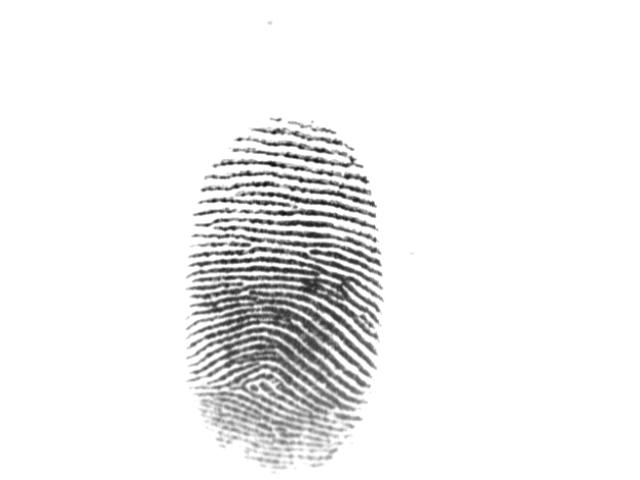
#> input picture DB1_B/101_3.tif, 640 x 480 px
$ python -i binarization_and_thining.py   (imports and definitions only)
#> lines starting #> are read from the running program, lines starting #| are printed output that depends on the picture; after the words box and inside, x2 and y2 are one past the last pixel; in counts of white or black regions, pixels touching at a corner belong together
#> further down, picture is the input picture: shape (480, 640); min 10, max 255, mean 240.5
# This module is used to thin the papillary lines to one pixel width.
# The skeletonize function from the skimage library is used for this.

import numpy as np
import cv2
from skimage.morphology import skeletonize


def thining(image):
    """
    This function thins the input image using the Zhang-Suen algorithm.

    Args:
        img: binary image to be thinned.

    Returns:
        Image after thining.
    """
    # Exception handling
    if not isinstance(image, np.ndarray) or len(image.shape) != 2:
        raise ValueError("Image must be a 2D numpy array.")

    # The application of skeletonize did not show satisfactory results in the case of,
    # that the papillary lines were black and the rest of the image was white.
    # The image is therefore first inverted
    image = cv2.bitwise_not(image)
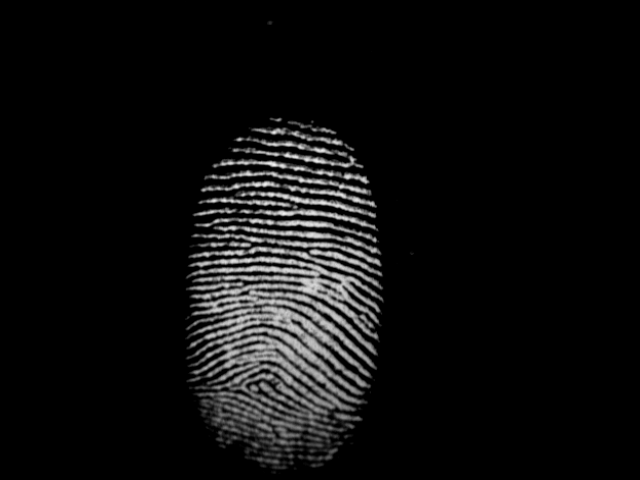
#> image: shape (480, 640); min 0, max 245, mean 14.5

    # The skeletonize function thins the papillary lines to one pixel width
    thinned_image = skeletonize(image)
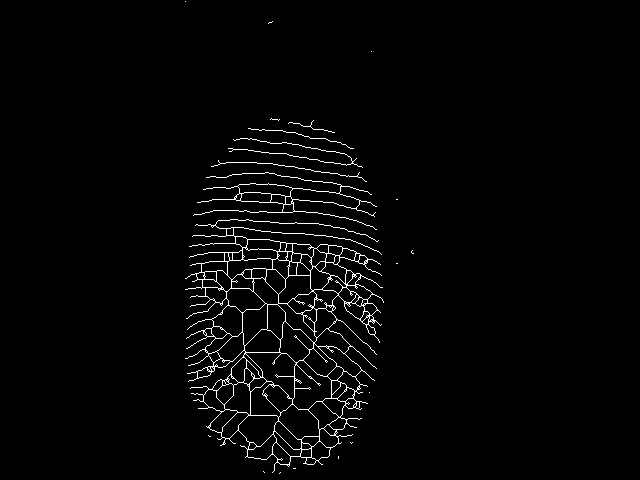
#> thinned_image: shape (480, 640) bool; 2.1% white in thin lines or dots, all inside (x1, y1, x2, y2) = (185, 1, 414, 474)

    # Convert to uint8 and convert back
    thinned_image = thinned_image.astype(np.uint8) * 255
    thinned_image = cv2.bitwise_not(thinned_image)

    return thinned_image

>>> import cv2
>>> picture = cv2.imread('../DB1_B/101_3.tif', cv2.IMREAD_GRAYSCALE)
>>> result = thining(picture)

$ run again, on DB1_B/101_6.tif
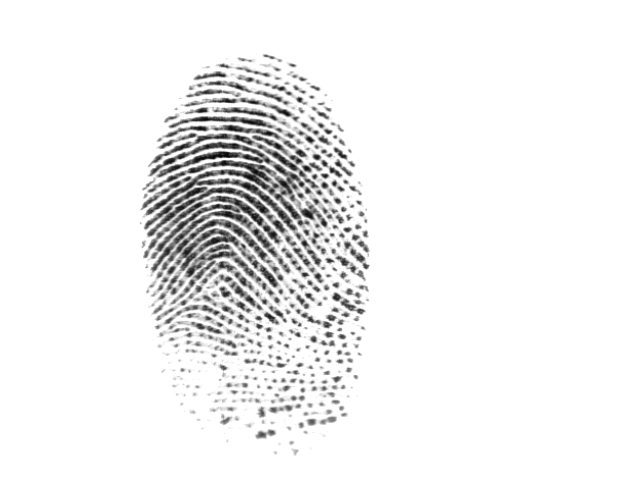
#> input picture DB1_B/101_6.tif, 640 x 480 px
#> picture is the input picture: shape (480, 640); min 1, max 255, mean 240.1
#> in thining, `image = cv2.bitwise_not(image)`:
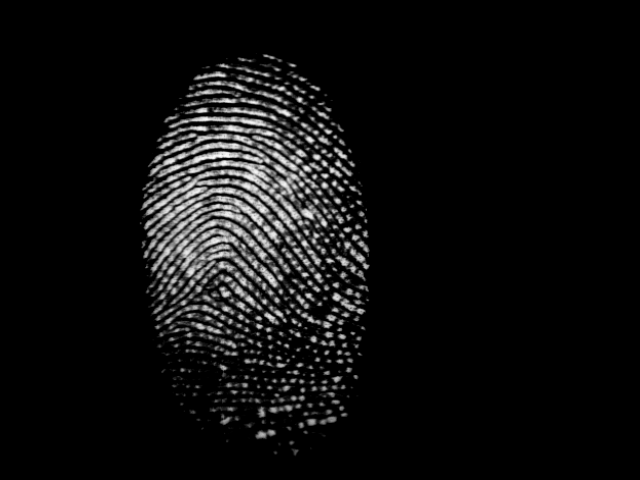
#> image: shape (480, 640); min 0, max 254, mean 14.9
#> in thining, `thinned_image = skeletonize(image)`:
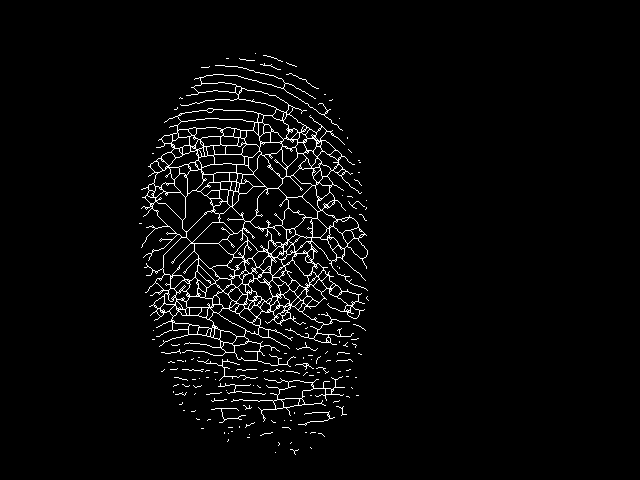
#> thinned_image: shape (480, 640) bool; 3.3% white in thin lines or dots, all inside (x1, y1, x2, y2) = (139, 53, 369, 455)

$ run again, on DB1_B/103_5.tif
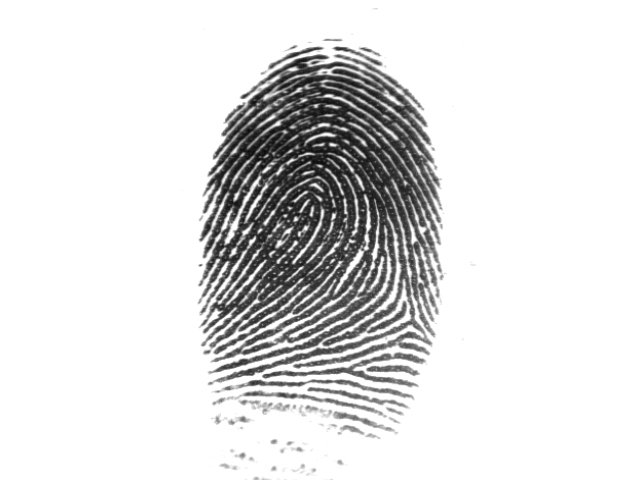
#> input picture DB1_B/103_5.tif, 640 x 480 px
#> picture is the input picture: shape (480, 640); min 10, max 255, mean 222.9
#> in thining, `image = cv2.bitwise_not(image)`:
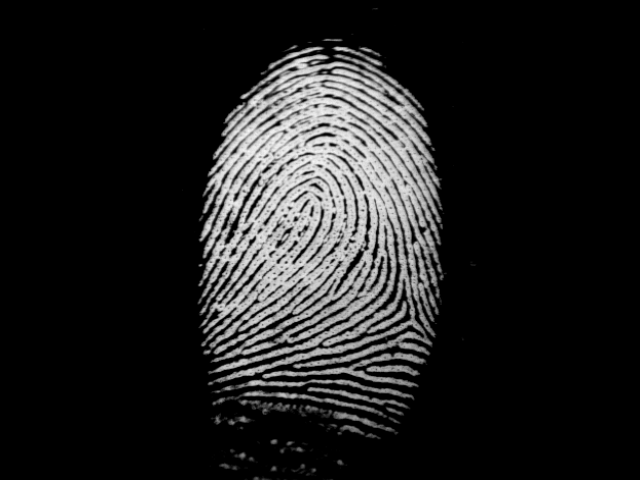
#> image: shape (480, 640); min 0, max 245, mean 32.1
#> in thining, `thinned_image = skeletonize(image)`:
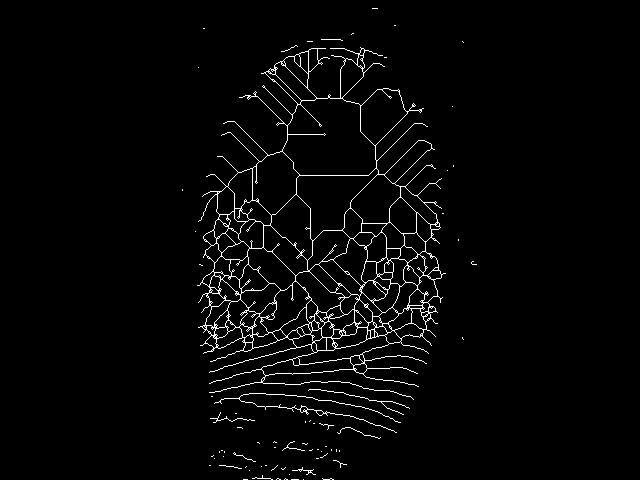
#> thinned_image: shape (480, 640) bool; 2.6% white in thin lines or dots, all inside (x1, y1, x2, y2) = (182, 8, 477, 480)
